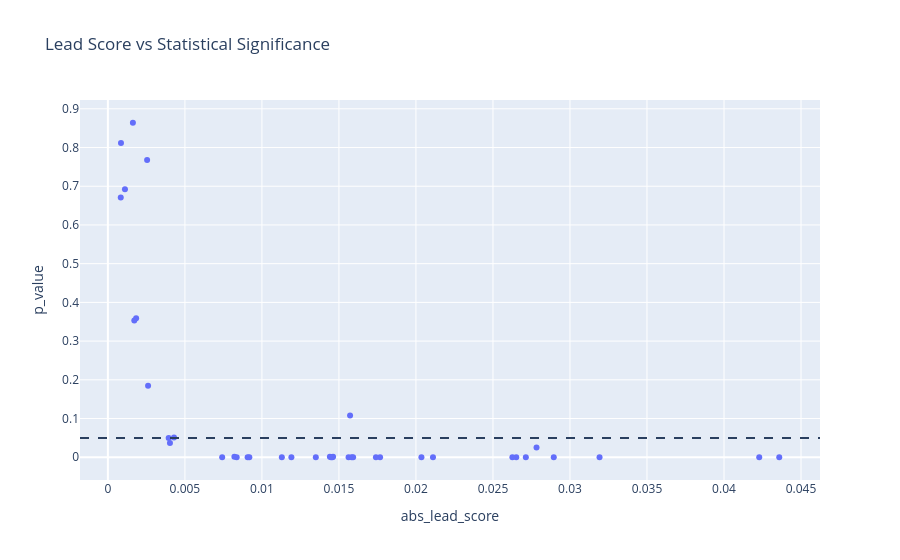

Here is the notebook cell this chart was saved with:
### Code cell
import plotly.express as px

fig = px.scatter(
    lead_lag_significance,
    x="abs_lead_score",
    y="p_value",
    hover_data=["pair","sector"],
    title="Lead Score vs Statistical Significance"
)

fig.add_hline(
    y=0.05,
    line_dash="dash"
)

fig.show()

### Figure 1 — Plotly figure (JSON) as saved in the notebook; plotly's stock layout.template omitted (floating-point values rounded to 4 significant figures)
{"data": [{"customdata": [["CCEP-KDP", "BEVERAGES"], ["CCEP-PEP", "BEVERAGES"], ["KDP-PEP", "BEVERAGES"], ["AMGN-GILD", "BIOLOGICAL PRODUCTS, (NO DISGNOSTIC SUBSTANCES)"], ["CHTR-CMCSA", "CABLE & OTHER PAY TELEVISION SERVICES"], ["FTNT-PANW", "COMPUTER PERIPHERAL EQUIPMENT, NEC"], ["STX-WDC", "COMPUTER STORAGE DEVICES"], ["EXC-XEL", "ELECTRIC & OTHER SERVICES COMBINED"], ["PCAR-TSLA", "MOTOR VEHICLES & PASSENGER CAR BODIES"], ["ALNY-INSM", "PHARMACEUTICAL PREPARATIONS"], ["ALNY-REGN", "PHARMACEUTICAL PREPARATIONS"], ["ALNY-VRTX", "PHARMACEUTICAL PREPARATIONS"], ["INSM-REGN", "PHARMACEUTICAL PREPARATIONS"], ["INSM-VRTX", "PHARMACEUTICAL PREPARATIONS"], ["REGN-VRTX", "PHARMACEUTICAL PREPARATIONS"], ["AMZN-PDD", "RETAIL-CATALOG & MAIL-ORDER HOUSES"], ["ADI-AMAT", "SEMICONDUCTORS & RELATED DEVICES"], ["ADI-AMD", "SEMICONDUCTORS & RELATED DEVICES"], ["ADI-ASML", "SEMICONDUCTORS & RELATED DEVICES"], ["ADI-AVGO", "SEMICONDUCTORS & RELATED DEVICES"], ["ADI-INTC", "SEMICONDUCTORS & RELATED DEVICES"], ["ADI-MCHP", "SEMICONDUCTORS & RELATED DEVICES"], ["ADI-MPWR", "SEMICONDUCTORS & RELATED DEVICES"], ["ADI-MRVL", "SEMICONDUCTORS & RELATED DEVICES"], ["ADI-MU", "SEMICONDUCTORS & RELATED DEVICES"], ["ADI-NVDA", "SEMICONDUCTORS & RELATED DEVICES"], ["ADI-NXPI", "SEMICONDUCTORS & RELATED DEVICES"], ["ADI-TXN", "SEMICONDUCTORS & RELATED DEVICES"], ["AMAT-AMD", "SEMICONDUCTORS & RELATED DEVICES"], ["AMAT-ASML", "SEMICONDUCTORS & RELATED DEVICES"], ["AMAT-AVGO", "SEMICONDUCTORS & RELATED DEVICES"], ["AMAT-INTC", "SEMICONDUCTORS & RELATED DEVICES"], ["AMAT-MCHP", "SEMICONDUCTORS & RELATED DEVICES"], ["AMAT-MPWR", "SEMICONDUCTORS & RELATED DEVICES"], ["AMAT-MRVL", "SEMICONDUCTORS & RELATED DEVICES"], ["AMAT-MU", "SEMICONDUCTORS & RELATED DEVICES"], ["AMAT-NVDA", "SEMICONDUCTORS & RELATED DEVICES"], ["AMAT-NXPI", "SEMICONDUCTORS & RELATED DEVICES"], ["AMAT-TXN", "SEMICONDUCTORS & RELATED DEVICES"]], "hovertemplate": "abs_lead_score=%{x}<br>p_value=%{y}<br>pair=%{customdata[0]}<br>sector=%{customdata[1]}<extra></extra>", "legendgroup": "", "marker": {"color": "#636efa", "symbol": "circle"}, "mode": "markers", "name": "", "orientation": "v", "showlegend": false, "type": "scatter", "x": [0.01767, 0.02713, 0.009183, 0.02111, 0.04359, 0.004292, 0.001107, 0.01441, 0.00836, 0.0008495, 0.01462, 0.02651, 0.001623, 0.002545, 0.03192, 0.002609, 0.01592, 0.01457, 0.02895, 0.001833, 0.01583, 0.01129, 0.01572, 0.01563, 0.01448, 0.0174, 0.02036, 0.01191, 0.009073, 0.04229, 0.0135, 0.001713, 0.003945, 0.02783, 0.004029, 0.008213, 0.007419, 0.02626, 0.0008346], "xaxis": "x", "y": [0.0, 0.0, 0.0, 0.0, 0.0, 0.051, 0.692, 0.001, 0.0, 0.812, 0.001, 0.0, 0.864, 0.768, 0.0, 0.185, 0.0, 0.0, 0.0, 0.359, 0.0, 0.0, 0.108, 0.0, 0.0, 0.0, 0.0, 0.0, 0.0, 0.0, 0.0, 0.353, 0.05, 0.025, 0.037, 0.001, 0.0, 0.0, 0.671], "yaxis": "y"}], "layout": {"legend": {"tracegroupgap": 0}, "shapes": [{"line": {"dash": "dash"}, "type": "line", "x0": 0, "x1": 1, "xref": "x domain", "y0": 0.05, "y1": 0.05, "yref": "y"}], "title": {"text": "Lead Score vs Statistical Significance"}, "xaxis": {"anchor": "y", "domain": [0, 1], "title": {"text": "abs_lead_score"}}, "yaxis": {"anchor": "x", "domain": [0, 1], "title": {"text": "p_value"}}}}
